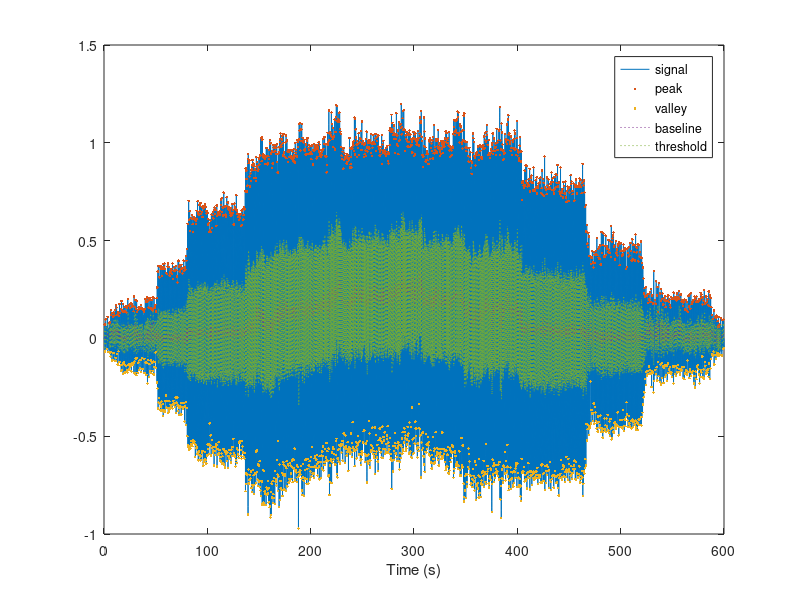
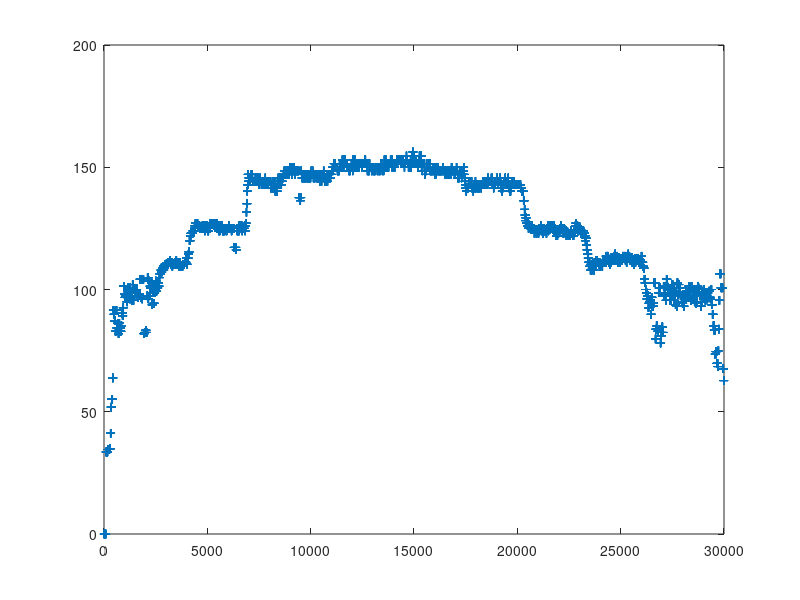

The MATLAB source for these figures, in order:
%%
h=firls(50,[0 2 4 25]/50*2,[1 1 0 0]);
load exp1.csv

%%
x = exp1(1:30000,2);
n = (1:length(x))/50;
x_g = mean(x(1:100));
x = x/x_g - 1;

% plot(abs(fft(x)))

x = conv(x,h);
x = x(1:length(n));

peak = -100;
valley = 100;
baseline = 0;
threshold = 0.05;
state = 0;
flg_firststep = 0;
cross_zero = 0;
prev_x = 0;
step = 0;
step_period = ones(1,5)*2000;
step_periodidx = 1;

%
peaklist = [];
peakidx = [];
valleylist = [];
valleyidx = [];
baselinelist = zeros(1,length(x));
thresholdlist = zeros(1,length(x));
upperthresholdlist = zeros(1,length(x));
upperthresholdidx = zeros(1,length(x));
lowerthresholdlist = zeros(1,length(x));
lowerthresholdidx = zeros(1,length(x));

msTimCnt = 0;
step_timeout = msTimCnt;
step_mstick = msTimCnt;

outSRlist = zeros(1,length(x));
outSR = 0;

for i=1:length(x)
    if i>50 && state ~= 0
        threshold = std(x(i-40:i))*0.5;
        if threshold < 0.05
            threshold = 0.05;
        end
    end
    %
    baselinelist(i) = baseline;
    if state == 0 ||state == 3
        thresholdlist(i) = baseline+threshold;
        upperthresholdlist(i) = baseline+threshold;
        upperthresholdidx(i) = i;
    else
        thresholdlist(i) = baseline-threshold;
        lowerthresholdlist(i) = baseline-threshold;
        lowerthresholdidx(i) = i;
    end
    
    if state == 0
        if x(i) > baseline+threshold
            flg_firststep = 1;
            state = 2;
            peak = x(i);
            step_timeout = msTimCnt;
            %
            peakidx = [peakidx i];
            peaklist = [peaklist peak];
        end
    elseif state == 2
        if x(i)>peak
            peak = x(i);
            %
            peakidx(end) = i;
            peaklist(end) = peak;
        elseif x(i)<baseline-threshold
            if flg_firststep == 0
                step_period(step_periodidx) = msTimCnt - step_mstick;
                step_periodidx = mod(step_periodidx, 5)+1;
                step_mean = mean(step_period);
                outSR = 60000./step_mean;
            end
                flg_firststep = 0;
                state = 3;
                valley = x(i);
                step_timeout = msTimCnt;
                step_mstick = msTimCnt;
                %
                valleyidx = [valleyidx i];
                valleylist = [valleylist valley];
        elseif flg_firststep == 0
                baseline = (peak+valley)/2;
        end
    elseif state == 3
        if x(i)<valley
            valley = x(i);
            %
            valleyidx(end) = i;
            valleylist(end) = valley;
        elseif x(i)>baseline+threshold
                state = 2;
                peak = x(i);
                step_timeout = msTimCnt;
                %
                peaklist = [peaklist peak];
                peakidx = [peakidx i];
        else
            baseline = (peak+valley)/2;
        end
    end
    
    if ((state == 3) && (msTimCnt - step_timeout>3000)) || ((state == 2) && (msTimCnt - step_timeout>3000))
			state = 0;
            flg_firststep = 1;
			baseline = 0;
			threshold = 0.05;
			step_period = 2000*ones(1,5);
            outSR = 0;
    end
    
    prev_x = x(i);
    
    outSRlist(i) = outSR;
    
    msTimCnt = msTimCnt + 20;
end

%%
figure
box on
hold on
plot(n, x)
plot(peakidx/50, peaklist,'.')
plot(valleyidx/50, valleylist,'.')
plot(n, baselinelist, ':')
plot(n, thresholdlist, ':')
legend('signal', 'peak', 'valley', 'baseline', 'threshold')
xlabel('Time (s)')

%%
figure
plot(outSRlist,'+')
% plot(lowerthresholdidx, lowerthresholdlist,'.')
% plot(upperthresholdidx, upperthresholdlist,'.')